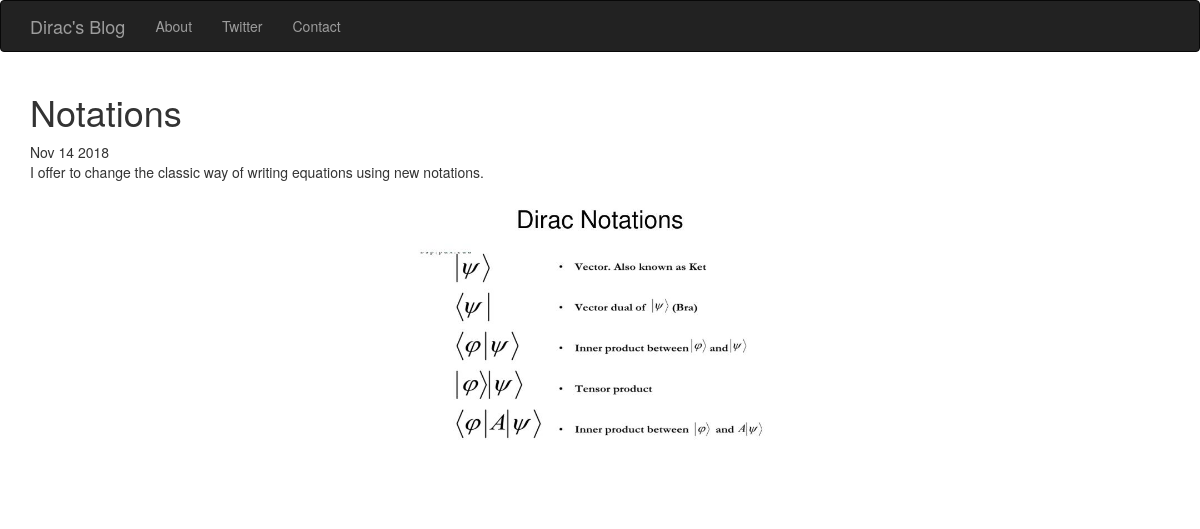
The app's page /posts/4/ with its own data.
### posts/models.py (models this page shows, shortened)
class Post(models.Model):
    title = models.CharField(max_length=250)
    pub_date = models.DateTimeField(default=timezone.now())
    image = models.ImageField(upload_to='media/')
    body = models.TextField()
    def pub_date_pretty(self):
        return self.pub_date.strftime('%b %d %Y')

### posts/views.py (the view)
# urls.py: url(r'^posts/(?P<post_id>[1-9]+)/$', posts.views.post_details, name='post_details'),
def post_details(request, post_id):
    post = get_object_or_404(Post, pk=post_id)
    return render(request, 'posts/post_details.html', {"post": post})

### posts/templates/posts/post_details.html (shortened to what this page needs)
<!DOCTYPE html>
<html lang="en">
  <head>
    <link rel="stylesheet" href="https://maxcdn.bootstrapcdn.com/bootstrap/3.3.7/css/bootstrap.min.css"
>
  </head>
  <body>
   <nav class="navbar navbar-inverse">
      <div class="container">
        <div class="navbar-header">
          <a class="navbar-brand" href="{% url 'home' %}">Dirac's Blog</a>
        </div>
        <div class="collapse navbar-collapse" id="mynav">
          <ul class="nav navbar-nav">
             <li><a href="{% url 'about' %}">About</a></li>
              <li><a href="https://twitter.com/dirock02">Twitter</a></li>
            <li><a href="{% url 'contact' %}">Contact</a></li>
          </ul>
        </div>
      </div>
    </nav>
  <div class="container">
            <h1>{{ post.title }}</h1>
        {{ post.pub_date_pretty }}
        <br/>
        {{ post.body }}
        <br/>
        <img src="{{ post.image.url }} " class="img-responsive center-block" style="max-height: 300px;" />
        <br/>
  </div>
  </body>
</html>

### records on screen
Post: title "Notations", pub_date_pretty "Nov 14 2018", body "I offer to change the classic way of writing equations using new notations.", image (picture)
